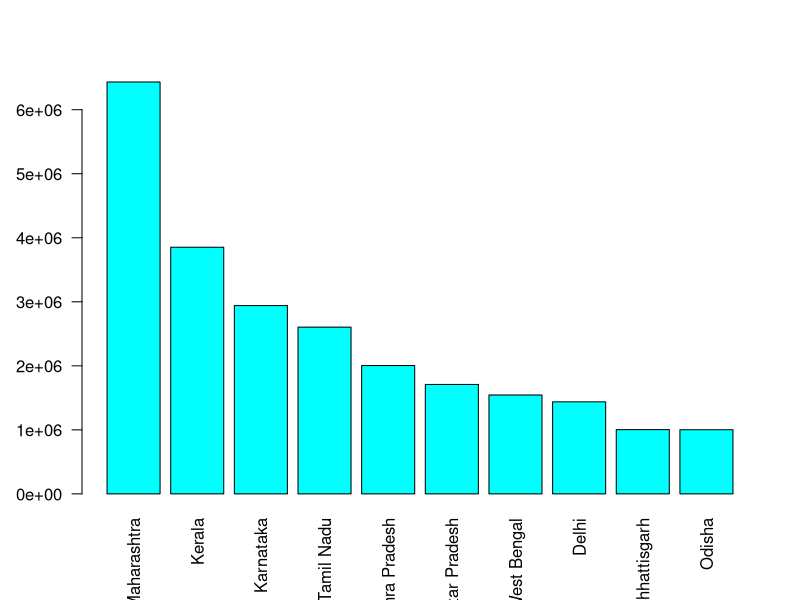
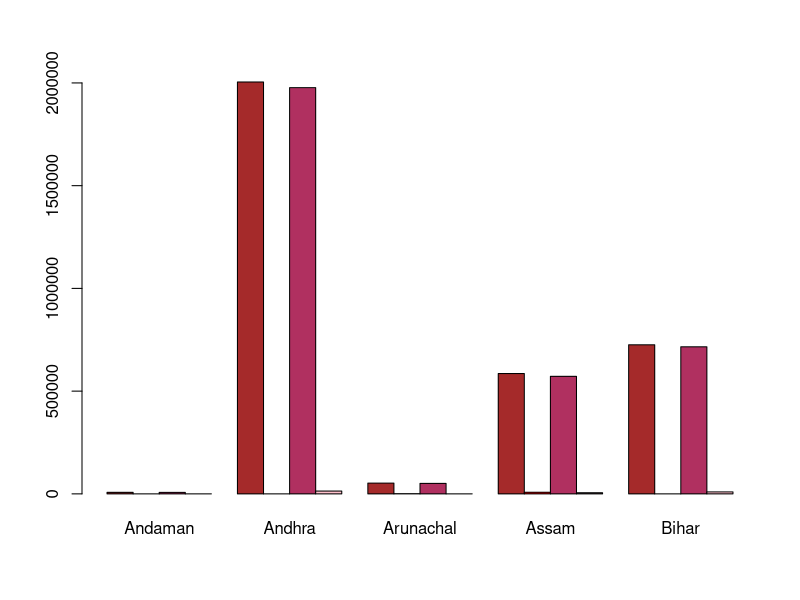
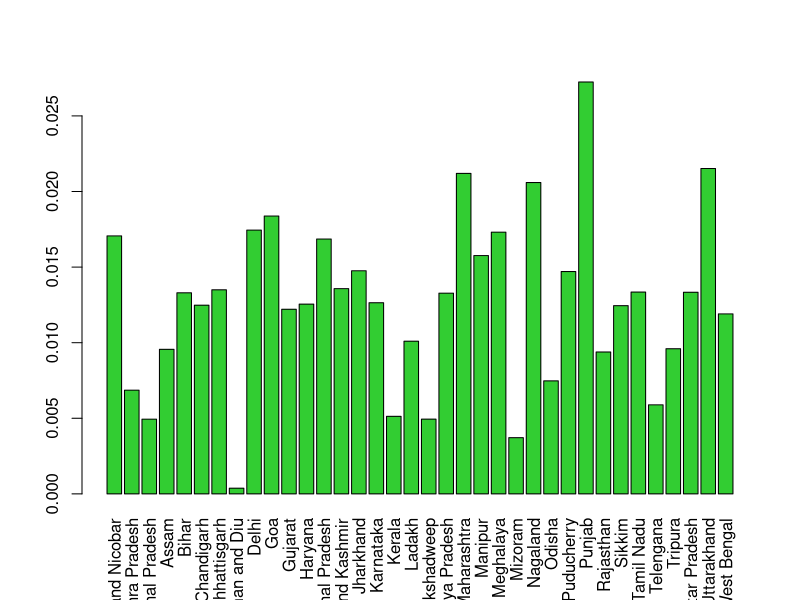
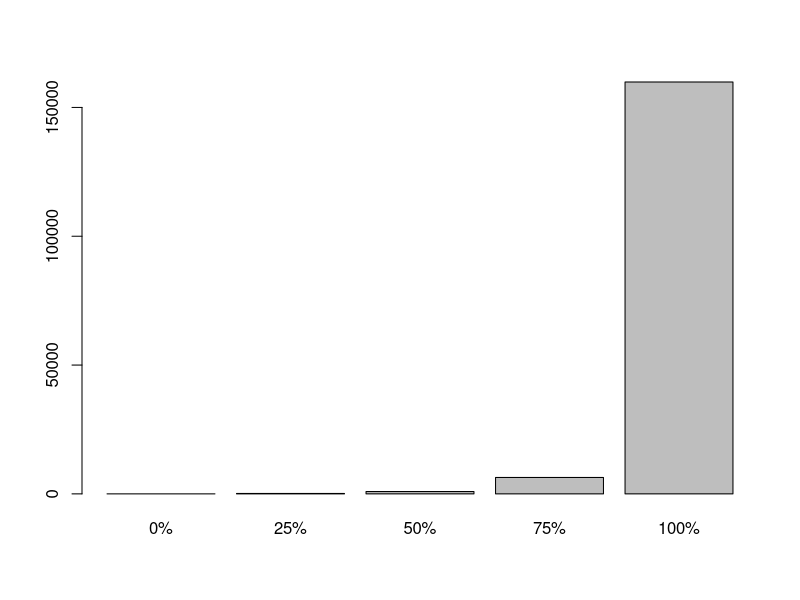

The R source for these figures, in order:
#data collected on 24 Aug 2021 by Sundar Srinivas Tippavajhala
covid = read.csv("covid.csv")
attach(covid)
covid
highest <- data.frame(covid[order(-Total.Cases),])
highest
high = highest[c(1:10),c(1,2)]

#How to visualize the top 10 states with the highest number of total cases?


barplot(high[,2],col = "cyan", names.arg = high[,1], las = 2)

#How to visualize the total number of cases, number of cases reported, number of people discharged and number of deaths in the top 5 states?


top_5 = covid[c(1:5),]
top_5
Andaman = c(7560, 10, 7421, 129)
Andhra = c(2004590, 10, 1977163, 13750)
Arunachal = c(52409, 1127, 51023, 259)
Assam = c(585689, 8005, 572084, 5600)
Bihar = c(725605, 102, 715853, 9650)
bplot <- data.frame(Andaman, Andhra, Arunachal, Assam, Bihar)
bplot = as.matrix(bplot)
barplot(bplot, col = c("brown", "red", "maroon", "pink"), beside = TRUE)

#How has the death ratio changed over the period of time (Month on Month change)?


death_ratio = Deaths/Total.Cases
barplot(death_ratio, col = "limegreen",names.arg = State.UTs, las = 3)

#"Divide the total number of active cases into 4 equal parts?"


divide_by4 = quantile(Active)
barplot(divide_by4)

